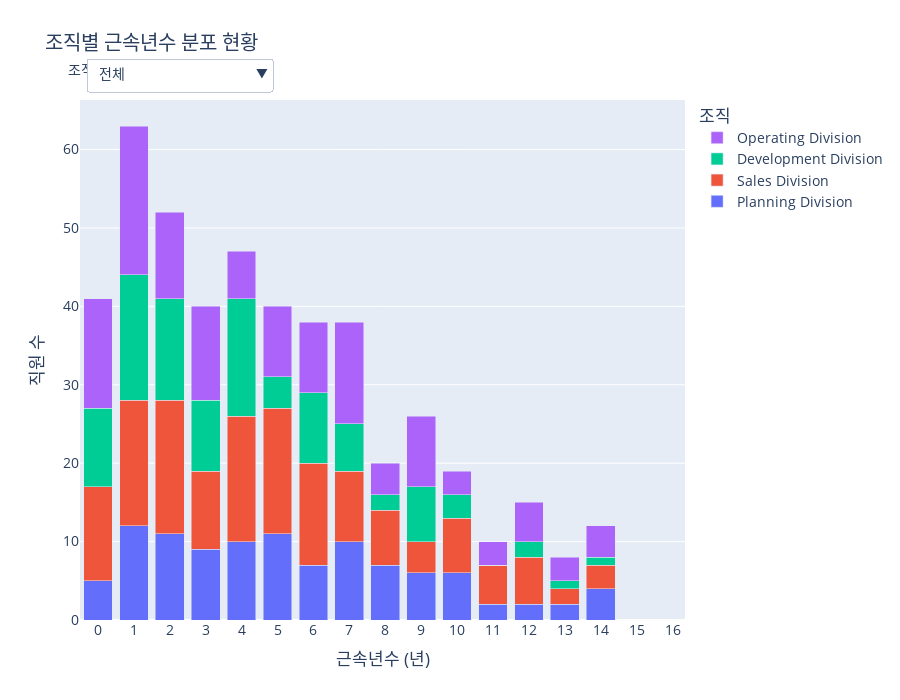

Here is the notebook cell this chart was saved with:
### Code cell
import pandas as pd
import numpy as np
import plotly.graph_objects as go
import plotly.io as pio
import plotly.express as px

# --- 1. 데이터 임포트 ---
from services.tables.HR_Core.basic_info_table import emp_df
from services.tables.HR_Core.department_info_table import department_info_df
from services.tables.HR_Core.department_table import (
    dept_level_map, parent_map_dept, dept_name_map,
    division_order, office_order
)
from services.helpers.utils import find_parents

def create_figure():
    """
    제안 4: 조직 경험 자산 현황 그래프를 생성합니다.
    """
    # --- 2. 데이터 준비 및 가공 ---
    current_emps_df = emp_df[emp_df['CURRENT_EMP_YN'] == 'Y'].copy()
    current_emps_df['TENURE_YEARS'] = current_emps_df['DURATION'] / 365.25

    current_depts = department_info_df[department_info_df['DEP_APP_END_DATE'].isnull()][['EMP_ID', 'DEP_ID']]
    analysis_df = pd.merge(current_emps_df, current_depts, on='EMP_ID', how='left')
    
    parent_info = analysis_df['DEP_ID'].apply(lambda x: find_parents(x, dept_level_map, parent_map_dept, dept_name_map))
    analysis_df = pd.concat([analysis_df, parent_info], axis=1)
    analysis_df = analysis_df.dropna(subset=['DIVISION_NAME', 'OFFICE_NAME', 'TENURE_YEARS'])

    analysis_df['TENURE_BIN'] = pd.cut(analysis_df['TENURE_YEARS'], bins=range(0, int(analysis_df['TENURE_YEARS'].max()) + 2), right=False, labels=range(0, int(analysis_df['TENURE_YEARS'].max()) + 1))
    
    div_summary = analysis_df.groupby(['DIVISION_NAME', 'TENURE_BIN'], observed=False).size().reset_index(name='COUNT')
    office_summary = analysis_df.groupby(['DIVISION_NAME', 'OFFICE_NAME', 'TENURE_BIN'], observed=False).size().reset_index(name='COUNT')

    x_max = analysis_df['TENURE_YEARS'].max()
    fixed_x_range = [-0.5, x_max + 1.5]

    # --- 3. Plotly 인터랙티브 그래프 생성 ---
    fig = go.Figure()
    colors = px.colors.qualitative.Plotly

    # 1. '전체' 뷰 트레이스 추가 (Division별 누적)
    for i, div_name in enumerate(division_order):
        df_filtered = div_summary[div_summary['DIVISION_NAME'] == div_name]
        fig.add_trace(go.Bar(x=df_filtered['TENURE_BIN'], y=df_filtered['COUNT'], name=div_name, marker_color=colors[i]))

    # 2. '상세' 뷰 트레이스 추가 (Office별 누적)
    office_traces_map = {}
    trace_idx_counter = len(fig.data)
    for div_name in division_order:
        office_div_df = office_summary[office_summary['DIVISION_NAME'] == div_name]
        offices_in_div = [o for o in office_order if o in office_div_df['OFFICE_NAME'].unique()]
        office_traces_map[div_name] = []
        
        for j, office_name in enumerate(offices_in_div):
            df_filtered = office_div_df[office_div_df['OFFICE_NAME'] == office_name]
            fig.add_trace(go.Bar(
                x=df_filtered['TENURE_BIN'], y=df_filtered['COUNT'], name=office_name,
                visible=False, marker_color=colors[j % len(colors)],
                showlegend=False
            ))
            office_traces_map[div_name].append(trace_idx_counter)
            trace_idx_counter += 1

    # --- 4. 드롭다운 메뉴 생성 ---
    buttons = []
    buttons.append(dict(label='전체', method='update', 
                        args=[{'visible': [True]*len(division_order) + [False]*(len(fig.data)-len(division_order))},
                              {'title': '전체 조직 근속년수 분포 (Division별)', 'barmode': 'stack', 'showlegend': True}]))

    for div_name in division_order:
        visibility_mask = [False] * len(fig.data)
        for trace_idx in office_traces_map.get(div_name, []):
            visibility_mask[trace_idx] = True
        buttons.append(dict(label=f'{div_name}', method='update', 
                            args=[{'visible': visibility_mask},
                                  {'title': f'{div_name} 근속년수 분포 (Office별)', 'barmode': 'stack', 'showlegend': False}]))

    # --- 5. 레이아웃 업데이트 및 그래프 표시 ---
    fig.update_layout(
        updatemenus=[dict(
            active=0, buttons=buttons, direction="down",
            pad={"r": 10, "t": 10}, showactive=True,
            x=0.01, xanchor="left", y=1.1, yanchor="top"
        )],
        title_text='조직별 근속년수 분포 현황',
        xaxis_title='근속년수 (년)',
        yaxis_title='직원 수',
        font_size=14, height=700,
        bargap=0.2,
        barmode='stack',
        legend_title_text='조직',
        annotations=[dict(text="조직 선택:", showarrow=False, x=0, y=1.08, yref="paper", align="left")],
        xaxis_range=fixed_x_range
    )
    fig.update_xaxes(dtick=1)

    return fig



pio.renderers.default = 'vscode'
fig = create_figure()
fig.show()

### Figure 1 — Plotly figure (JSON) as saved in the notebook; plotly's stock layout.template omitted (floating-point values rounded to 4 significant figures)
{"data": [{"marker": {"color": "#636EFA"}, "name": "Planning Division", "type": "bar", "x": [0, 1, 2, 3, 4, 5, 6, 7, 8, 9, 10, 11, 12, 13, 14], "y": [5, 12, 11, 9, 10, 11, 7, 10, 7, 6, 6, 2, 2, 2, 4]}, {"marker": {"color": "#EF553B"}, "name": "Sales Division", "type": "bar", "x": [0, 1, 2, 3, 4, 5, 6, 7, 8, 9, 10, 11, 12, 13, 14], "y": [12, 16, 17, 10, 16, 16, 13, 9, 7, 4, 7, 5, 6, 2, 3]}, {"marker": {"color": "#00CC96"}, "name": "Development Division", "type": "bar", "x": [0, 1, 2, 3, 4, 5, 6, 7, 8, 9, 10, 11, 12, 13, 14], "y": [10, 16, 13, 9, 15, 4, 9, 6, 2, 7, 3, 0, 2, 1, 1]}, {"marker": {"color": "#AB63FA"}, "name": "Operating Division", "type": "bar", "x": [0, 1, 2, 3, 4, 5, 6, 7, 8, 9, 10, 11, 12, 13, 14], "y": [14, 19, 11, 12, 6, 9, 9, 13, 4, 9, 3, 3, 5, 3, 4]}, {"marker": {"color": "#636EFA"}, "name": "Strategy Office", "showlegend": false, "type": "bar", "visible": false, "x": [0, 1, 2, 3, 4, 5, 6, 7, 8, 9, 10, 11, 12, 13, 14], "y": [4, 6, 8, 3, 5, 6, 4, 4, 2, 2, 5, 1, 1, 1, 3]}, {"marker": {"color": "#EF553B"}, "name": "Finance Office", "showlegend": false, "type": "bar", "visible": false, "x": [0, 1, 2, 3, 4, 5, 6, 7, 8, 9, 10, 11, 12, 13, 14], "y": [1, 5, 3, 6, 4, 3, 3, 4, 3, 4, 1, 1, 1, 1, 1]}, {"marker": {"color": "#00CC96"}, "name": "Planning Division (직속)", "showlegend": false, "type": "bar", "visible": false, "x": [0, 1, 2, 3, 4, 5, 6, 7, 8, 9, 10, 11, 12, 13, 14], "y": [0, 1, 0, 0, 1, 2, 0, 2, 2, 0, 0, 0, 0, 0, 0]}, {"marker": {"color": "#AB63FA"}, "name": "Marketing Office", "showlegend": false, "type": "bar", "visible": false, "x": [0, 1, 2, 3, 4, 5, 6, 7, 8, 9, 10, 11, 12, 13, 14], "y": [0, 0, 0, 0, 0, 0, 0, 0, 0, 0, 0, 0, 0, 0, 0]}, {"marker": {"color": "#FFA15A"}, "name": "Domestic Sales Office", "showlegend": false, "type": "bar", "visible": false, "x": [0, 1, 2, 3, 4, 5, 6, 7, 8, 9, 10, 11, 12, 13, 14], "y": [0, 0, 0, 0, 0, 0, 0, 0, 0, 0, 0, 0, 0, 0, 0]}, {"marker": {"color": "#19D3F3"}, "name": "Global Sales Office", "showlegend": false, "type": "bar", "visible": false, "x": [0, 1, 2, 3, 4, 5, 6, 7, 8, 9, 10, 11, 12, 13, 14], "y": [0, 0, 0, 0, 0, 0, 0, 0, 0, 0, 0, 0, 0, 0, 0]}, {"marker": {"color": "#FF6692"}, "name": "Sales Division (직속)", "showlegend": false, "type": "bar", "visible": false, "x": [0, 1, 2, 3, 4, 5, 6, 7, 8, 9, 10, 11, 12, 13, 14], "y": [0, 0, 0, 0, 0, 0, 0, 0, 0, 0, 0, 0, 0, 0, 0]}, {"marker": {"color": "#B6E880"}, "name": "R&D Office", "showlegend": false, "type": "bar", "visible": false, "x": [0, 1, 2, 3, 4, 5, 6, 7, 8, 9, 10, 11, 12, 13, 14], "y": [0, 0, 0, 0, 0, 0, 0, 0, 0, 0, 0, 0, 0, 0, 0]}, {"marker": {"color": "#FF97FF"}, "name": "QA Office", "showlegend": false, "type": "bar", "visible": false, "x": [0, 1, 2, 3, 4, 5, 6, 7, 8, 9, 10, 11, 12, 13, 14], "y": [0, 0, 0, 0, 0, 0, 0, 0, 0, 0, 0, 0, 0, 0, 0]}, {"marker": {"color": "#FECB52"}, "name": "Development Division (직속)", "showlegend": false, "type": "bar", "visible": false, "x": [0, 1, 2, 3, 4, 5, 6, 7, 8, 9, 10, 11, 12, 13, 14], "y": [0, 0, 0, 0, 0, 0, 0, 0, 0, 0, 0, 0, 0, 0, 0]}, {"marker": {"color": "#636EFA"}, "name": "Engineering Office", "showlegend": false, "type": "bar", "visible": false, "x": [0, 1, 2, 3, 4, 5, 6, 7, 8, 9, 10, 11, 12, 13, 14], "y": [0, 0, 0, 0, 0, 0, 0, 0, 0, 0, 0, 0, 0, 0, 0]}, {"marker": {"color": "#EF553B"}, "name": "Production Office", "showlegend": false, "type": "bar", "visible": false, "x": [0, 1, 2, 3, 4, 5, 6, 7, 8, 9, 10, 11, 12, 13, 14], "y": [0, 0, 0, 0, 0, 0, 0, 0, 0, 0, 0, 0, 0, 0, 0]}, {"marker": {"color": "#00CC96"}, "name": "Operating Division (직속)", "showlegend": false, "type": "bar", "visible": false, "x": [0, 1, 2, 3, 4, 5, 6, 7, 8, 9, 10, 11, 12, 13, 14], "y": [0, 0, 0, 0, 0, 0, 0, 0, 0, 0, 0, 0, 0, 0, 0]}, {"marker": {"color": "#636EFA"}, "name": "Strategy Office", "showlegend": false, "type": "bar", "visible": false, "x": [0, 1, 2, 3, 4, 5, 6, 7, 8, 9, 10, 11, 12, 13, 14], "y": [0, 0, 0, 0, 0, 0, 0, 0, 0, 0, 0, 0, 0, 0, 0]}, {"marker": {"color": "#EF553B"}, "name": "Finance Office", "showlegend": false, "type": "bar", "visible": false, "x": [0, 1, 2, 3, 4, 5, 6, 7, 8, 9, 10, 11, 12, 13, 14], "y": [0, 0, 0, 0, 0, 0, 0, 0, 0, 0, 0, 0, 0, 0, 0]}, {"marker": {"color": "#00CC96"}, "name": "Planning Division (직속)", "showlegend": false, "type": "bar", "visible": false, "x": [0, 1, 2, 3, 4, 5, 6, 7, 8, 9, 10, 11, 12, 13, 14], "y": [0, 0, 0, 0, 0, 0, 0, 0, 0, 0, 0, 0, 0, 0, 0]}, {"marker": {"color": "#AB63FA"}, "name": "Marketing Office", "showlegend": false, "type": "bar", "visible": false, "x": [0, 1, 2, 3, 4, 5, 6, 7, 8, 9, 10, 11, 12, 13, 14], "y": [4, 7, 4, 2, 4, 10, 6, 2, 2, 0, 3, 0, 1, 1, 2]}, {"marker": {"color": "#FFA15A"}, "name": "Domestic Sales Office", "showlegend": false, "type": "bar", "visible": false, "x": [0, 1, 2, 3, 4, 5, 6, 7, 8, 9, 10, 11, 12, 13, 14], "y": [3, 3, 4, 2, 6, 4, 5, 1, 2, 3, 3, 3, 5, 0, 1]}, {"marker": {"color": "#19D3F3"}, "name": "Global Sales Office", "showlegend": false, "type": "bar", "visible": false, "x": [0, 1, 2, 3, 4, 5, 6, 7, 8, 9, 10, 11, 12, 13, 14], "y": [4, 3, 8, 5, 5, 2, 1, 6, 3, 1, 0, 1, 0, 1, 0]}, {"marker": {"color": "#FF6692"}, "name": "Sales Division (직속)", "showlegend": false, "type": "bar", "visible": false, "x": [0, 1, 2, 3, 4, 5, 6, 7, 8, 9, 10, 11, 12, 13, 14], "y": [1, 3, 1, 1, 1, 0, 1, 0, 0, 0, 1, 1, 0, 0, 0]}, {"marker": {"color": "#B6E880"}, "name": "R&D Office", "showlegend": false, "type": "bar", "visible": false, "x": [0, 1, 2, 3, 4, 5, 6, 7, 8, 9, 10, 11, 12, 13, 14], "y": [0, 0, 0, 0, 0, 0, 0, 0, 0, 0, 0, 0, 0, 0, 0]}, {"marker": {"color": "#FF97FF"}, "name": "QA Office", "showlegend": false, "type": "bar", "visible": false, "x": [0, 1, 2, 3, 4, 5, 6, 7, 8, 9, 10, 11, 12, 13, 14], "y": [0, 0, 0, 0, 0, 0, 0, 0, 0, 0, 0, 0, 0, 0, 0]}, {"marker": {"color": "#FECB52"}, "name": "Development Division (직속)", "showlegend": false, "type": "bar", "visible": false, "x": [0, 1, 2, 3, 4, 5, 6, 7, 8, 9, 10, 11, 12, 13, 14], "y": [0, 0, 0, 0, 0, 0, 0, 0, 0, 0, 0, 0, 0, 0, 0]}, {"marker": {"color": "#636EFA"}, "name": "Engineering Office", "showlegend": false, "type": "bar", "visible": false, "x": [0, 1, 2, 3, 4, 5, 6, 7, 8, 9, 10, 11, 12, 13, 14], "y": [0, 0, 0, 0, 0, 0, 0, 0, 0, 0, 0, 0, 0, 0, 0]}, {"marker": {"color": "#EF553B"}, "name": "Production Office", "showlegend": false, "type": "bar", "visible": false, "x": [0, 1, 2, 3, 4, 5, 6, 7, 8, 9, 10, 11, 12, 13, 14], "y": [0, 0, 0, 0, 0, 0, 0, 0, 0, 0, 0, 0, 0, 0, 0]}, {"marker": {"color": "#00CC96"}, "name": "Operating Division (직속)", "showlegend": false, "type": "bar", "visible": false, "x": [0, 1, 2, 3, 4, 5, 6, 7, 8, 9, 10, 11, 12, 13, 14], "y": [0, 0, 0, 0, 0, 0, 0, 0, 0, 0, 0, 0, 0, 0, 0]}, {"marker": {"color": "#636EFA"}, "name": "Strategy Office", "showlegend": false, "type": "bar", "visible": false, "x": [0, 1, 2, 3, 4, 5, 6, 7, 8, 9, 10, 11, 12, 13, 14], "y": [0, 0, 0, 0, 0, 0, 0, 0, 0, 0, 0, 0, 0, 0, 0]}, {"marker": {"color": "#EF553B"}, "name": "Finance Office", "showlegend": false, "type": "bar", "visible": false, "x": [0, 1, 2, 3, 4, 5, 6, 7, 8, 9, 10, 11, 12, 13, 14], "y": [0, 0, 0, 0, 0, 0, 0, 0, 0, 0, 0, 0, 0, 0, 0]}, {"marker": {"color": "#00CC96"}, "name": "Planning Division (직속)", "showlegend": false, "type": "bar", "visible": false, "x": [0, 1, 2, 3, 4, 5, 6, 7, 8, 9, 10, 11, 12, 13, 14], "y": [0, 0, 0, 0, 0, 0, 0, 0, 0, 0, 0, 0, 0, 0, 0]}, {"marker": {"color": "#AB63FA"}, "name": "Marketing Office", "showlegend": false, "type": "bar", "visible": false, "x": [0, 1, 2, 3, 4, 5, 6, 7, 8, 9, 10, 11, 12, 13, 14], "y": [0, 0, 0, 0, 0, 0, 0, 0, 0, 0, 0, 0, 0, 0, 0]}, {"marker": {"color": "#FFA15A"}, "name": "Domestic Sales Office", "showlegend": false, "type": "bar", "visible": false, "x": [0, 1, 2, 3, 4, 5, 6, 7, 8, 9, 10, 11, 12, 13, 14], "y": [0, 0, 0, 0, 0, 0, 0, 0, 0, 0, 0, 0, 0, 0, 0]}, {"marker": {"color": "#19D3F3"}, "name": "Global Sales Office", "showlegend": false, "type": "bar", "visible": false, "x": [0, 1, 2, 3, 4, 5, 6, 7, 8, 9, 10, 11, 12, 13, 14], "y": [0, 0, 0, 0, 0, 0, 0, 0, 0, 0, 0, 0, 0, 0, 0]}, {"marker": {"color": "#FF6692"}, "name": "Sales Division (직속)", "showlegend": false, "type": "bar", "visible": false, "x": [0, 1, 2, 3, 4, 5, 6, 7, 8, 9, 10, 11, 12, 13, 14], "y": [0, 0, 0, 0, 0, 0, 0, 0, 0, 0, 0, 0, 0, 0, 0]}, {"marker": {"color": "#B6E880"}, "name": "R&D Office", "showlegend": false, "type": "bar", "visible": false, "x": [0, 1, 2, 3, 4, 5, 6, 7, 8, 9, 10, 11, 12, 13, 14], "y": [5, 10, 8, 4, 8, 1, 4, 1, 1, 4, 1, 0, 1, 0, 1]}, {"marker": {"color": "#FF97FF"}, "name": "QA Office", "showlegend": false, "type": "bar", "visible": false, "x": [0, 1, 2, 3, 4, 5, 6, 7, 8, 9, 10, 11, 12, 13, 14], "y": [4, 4, 5, 5, 6, 3, 5, 4, 1, 3, 2, 0, 1, 1, 0]}, {"marker": {"color": "#FECB52"}, "name": "Development Division (직속)", "showlegend": false, "type": "bar", "visible": false, "x": [0, 1, 2, 3, 4, 5, 6, 7, 8, 9, 10, 11, 12, 13, 14], "y": [1, 2, 0, 0, 1, 0, 0, 1, 0, 0, 0, 0, 0, 0, 0]}, {"marker": {"color": "#636EFA"}, "name": "Engineering Office", "showlegend": false, "type": "bar", "visible": false, "x": [0, 1, 2, 3, 4, 5, 6, 7, 8, 9, 10, 11, 12, 13, 14], "y": [0, 0, 0, 0, 0, 0, 0, 0, 0, 0, 0, 0, 0, 0, 0]}, {"marker": {"color": "#EF553B"}, "name": "Production Office", "showlegend": false, "type": "bar", "visible": false, "x": [0, 1, 2, 3, 4, 5, 6, 7, 8, 9, 10, 11, 12, 13, 14], "y": [0, 0, 0, 0, 0, 0, 0, 0, 0, 0, 0, 0, 0, 0, 0]}, {"marker": {"color": "#00CC96"}, "name": "Operating Division (직속)", "showlegend": false, "type": "bar", "visible": false, "x": [0, 1, 2, 3, 4, 5, 6, 7, 8, 9, 10, 11, 12, 13, 14], "y": [0, 0, 0, 0, 0, 0, 0, 0, 0, 0, 0, 0, 0, 0, 0]}, {"marker": {"color": "#636EFA"}, "name": "Strategy Office", "showlegend": false, "type": "bar", "visible": false, "x": [0, 1, 2, 3, 4, 5, 6, 7, 8, 9, 10, 11, 12, 13, 14], "y": [0, 0, 0, 0, 0, 0, 0, 0, 0, 0, 0, 0, 0, 0, 0]}, {"marker": {"color": "#EF553B"}, "name": "Finance Office", "showlegend": false, "type": "bar", "visible": false, "x": [0, 1, 2, 3, 4, 5, 6, 7, 8, 9, 10, 11, 12, 13, 14], "y": [0, 0, 0, 0, 0, 0, 0, 0, 0, 0, 0, 0, 0, 0, 0]}, {"marker": {"color": "#00CC96"}, "name": "Planning Division (직속)", "showlegend": false, "type": "bar", "visible": false, "x": [0, 1, 2, 3, 4, 5, 6, 7, 8, 9, 10, 11, 12, 13, 14], "y": [0, 0, 0, 0, 0, 0, 0, 0, 0, 0, 0, 0, 0, 0, 0]}, {"marker": {"color": "#AB63FA"}, "name": "Marketing Office", "showlegend": false, "type": "bar", "visible": false, "x": [0, 1, 2, 3, 4, 5, 6, 7, 8, 9, 10, 11, 12, 13, 14], "y": [0, 0, 0, 0, 0, 0, 0, 0, 0, 0, 0, 0, 0, 0, 0]}, {"marker": {"color": "#FFA15A"}, "name": "Domestic Sales Office", "showlegend": false, "type": "bar", "visible": false, "x": [0, 1, 2, 3, 4, 5, 6, 7, 8, 9, 10, 11, 12, 13, 14], "y": [0, 0, 0, 0, 0, 0, 0, 0, 0, 0, 0, 0, 0, 0, 0]}, {"marker": {"color": "#19D3F3"}, "name": "Global Sales Office", "showlegend": false, "type": "bar", "visible": false, "x": [0, 1, 2, 3, 4, 5, 6, 7, 8, 9, 10, 11, 12, 13, 14], "y": [0, 0, 0, 0, 0, 0, 0, 0, 0, 0, 0, 0, 0, 0, 0]}, {"marker": {"color": "#FF6692"}, "name": "Sales Division (직속)", "showlegend": false, "type": "bar", "visible": false, "x": [0, 1, 2, 3, 4, 5, 6, 7, 8, 9, 10, 11, 12, 13, 14], "y": [0, 0, 0, 0, 0, 0, 0, 0, 0, 0, 0, 0, 0, 0, 0]}, {"marker": {"color": "#B6E880"}, "name": "R&D Office", "showlegend": false, "type": "bar", "visible": false, "x": [0, 1, 2, 3, 4, 5, 6, 7, 8, 9, 10, 11, 12, 13, 14], "y": [0, 0, 0, 0, 0, 0, 0, 0, 0, 0, 0, 0, 0, 0, 0]}, {"marker": {"color": "#FF97FF"}, "name": "QA Office", "showlegend": false, "type": "bar", "visible": false, "x": [0, 1, 2, 3, 4, 5, 6, 7, 8, 9, 10, 11, 12, 13, 14], "y": [0, 0, 0, 0, 0, 0, 0, 0, 0, 0, 0, 0, 0, 0, 0]}, {"marker": {"color": "#FECB52"}, "name": "Development Division (직속)", "showlegend": false, "type": "bar", "visible": false, "x": [0, 1, 2, 3, 4, 5, 6, 7, 8, 9, 10, 11, 12, 13, 14], "y": [0, 0, 0, 0, 0, 0, 0, 0, 0, 0, 0, 0, 0, 0, 0]}, {"marker": {"color": "#636EFA"}, "name": "Engineering Office", "showlegend": false, "type": "bar", "visible": false, "x": [0, 1, 2, 3, 4, 5, 6, 7, 8, 9, 10, 11, 12, 13, 14], "y": [6, 7, 5, 3, 4, 4, 3, 5, 2, 3, 1, 2, 2, 1, 3]}, {"marker": {"color": "#EF553B"}, "name": "Production Office", "showlegend": false, "type": "bar", "visible": false, "x": [0, 1, 2, 3, 4, 5, 6, 7, 8, 9, 10, 11, 12, 13, 14], "y": [7, 9, 6, 9, 2, 5, 6, 8, 2, 5, 2, 0, 3, 2, 1]}, {"marker": {"color": "#00CC96"}, "name": "Operating Division (직속)", "showlegend": false, "type": "bar", "visible": false, "x": [0, 1, 2, 3, 4, 5, 6, 7, 8, 9, 10, 11, 12, 13, 14], "y": [1, 3, 0, 0, 0, 0, 0, 0, 0, 1, 0, 1, 0, 0, 0]}], "layout": {"annotations": [{"align": "left", "showarrow": false, "text": "조직 선택:", "x": 0, "y": 1.08, "yref": "paper"}], "bargap": 0.2, "barmode": "stack", "font": {"size": 14}, "height": 700, "legend": {"title": {"text": "조직"}}, "title": {"text": "조직별 근속년수 분포 현황"}, "updatemenus": [{"active": 0, "buttons": [{"args": [{"visible": [true, true, true, true, false, false, false, false, false, false, false, false, false, false, false, false, false, false, false, false, false, false, false, false, false, false, false, false, false, false, false, false, false, false, false, false, false, false, false, false, false, false, false, false, false, false, false, false, false, false, false, false, false, false, false, false]}, {"barmode": "stack", "showlegend": true, "title": "전체 조직 근속년수 분포 (Division별)"}], "label": "전체", "method": "update"}, {"args": [{"visible": [false, false, false, false, true, true, true, true, true, true, true, true, true, true, true, true, true, false, false, false, false, false, false, false, false, false, false, false, false, false, false, false, false, false, false, false, false, false, false, false, false, false, false, false, false, false, false, false, false, false, false, false, false, false, false, false]}, {"barmode": "stack", "showlegend": false, "title": "Planning Division 근속년수 분포 (Office별)"}], "label": "Planning Division", "method": "update"}, {"args": [{"visible": [false, false, false, false, false, false, false, false, false, false, false, false, false, false, false, false, false, true, true, true, true, true, true, true, true, true, true, true, true, true, false, false, false, false, false, false, false, false, false, false, false, false, false, false, false, false, false, false, false, false, false, false, false, false, false, false]}, {"barmode": "stack", "showlegend": false, "title": "Sales Division 근속년수 분포 (Office별)"}], "label": "Sales Division", "method": "update"}, {"args": [{"visible": [false, false, false, false, false, false, false, false, false, false, false, false, false, false, false, false, false, false, false, false, false, false, false, false, false, false, false, false, false, false, true, true, true, true, true, true, true, true, true, true, true, true, true, false, false, false, false, false, false, false, false, false, false, false, false, false]}, {"barmode": "stack", "showlegend": false, "title": "Development Division 근속년수 분포 (Office별)"}], "label": "Development Division", "method": "update"}, {"args": [{"visible": [false, false, false, false, false, false, false, false, false, false, false, false, false, false, false, false, false, false, false, false, false, false, false, false, false, false, false, false, false, false, false, false, false, false, false, false, false, false, false, false, false, false, false, true, true, true, true, true, true, true, true, true, true, true, true, true]}, {"barmode": "stack", "showlegend": false, "title": "Operating Division 근속년수 분포 (Office별)"}], "label": "Operating Division", "method": "update"}], "direction": "down", "pad": {"r": 10, "t": 10}, "showactive": true, "x": 0.01, "xanchor": "left", "y": 1.1, "yanchor": "top"}], "xaxis": {"dtick": 1, "range": [-0.5, 16.35], "title": {"text": "근속년수 (년)"}}, "yaxis": {"title": {"text": "직원 수"}}}}
